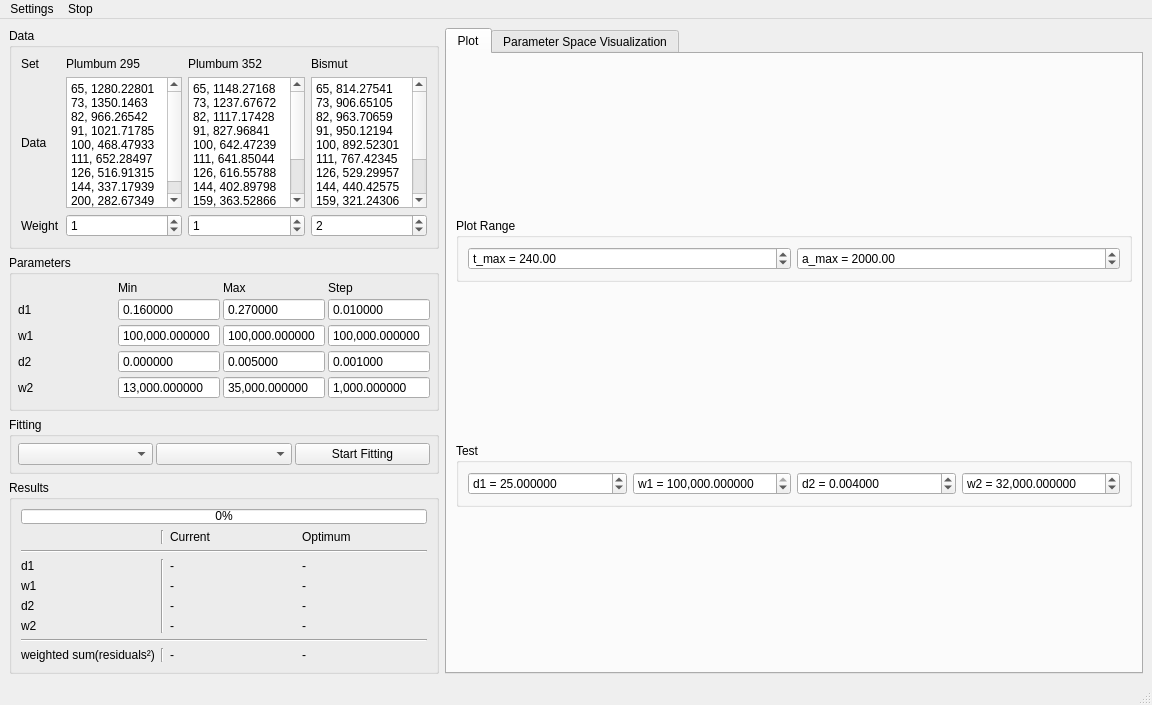
<?xml version="1.0" encoding="UTF-8"?>
<ui version="4.0">
 <class>D_MAKRO_CurveFitting</class>
 <widget class="QMainWindow" name="D_MAKRO_CurveFitting">
  <property name="geometry">
   <rect>
    <x>0</x>
    <y>0</y>
    <width>1152</width>
    <height>705</height>
   </rect>
  </property>
  <property name="windowTitle">
   <string>MainWindow</string>
  </property>
  <widget class="QWidget" name="centralwidget">
   <layout class="QGridLayout" name="gridLayout">
    <item row="2" column="0">
     <widget class="QGroupBox" name="groupBox_Fitting">
      <property name="sizePolicy">
       <sizepolicy hsizetype="Preferred" vsizetype="Maximum">
        <horstretch>0</horstretch>
        <verstretch>0</verstretch>
       </sizepolicy>
      </property>
      <property name="minimumSize">
       <size>
        <width>430</width>
        <height>0</height>
       </size>
      </property>
      <property name="maximumSize">
       <size>
        <width>430</width>
        <height>16777215</height>
       </size>
      </property>
      <property name="title">
       <string>Fitting</string>
      </property>
      <layout class="QGridLayout" name="gridLayout_6">
       <property name="leftMargin">
        <number>6</number>
       </property>
       <property name="topMargin">
        <number>6</number>
       </property>
       <property name="rightMargin">
        <number>6</number>
       </property>
       <property name="bottomMargin">
        <number>6</number>
       </property>
       <property name="spacing">
        <number>3</number>
       </property>
       <item row="0" column="2">
        <widget class="QPushButton" name="pushButton_Fit">
         <property name="text">
          <string>Start Fitting</string>
         </property>
        </widget>
       </item>
       <item row="0" column="1">
        <widget class="QComboBox" name="comboBox_FitStat"/>
       </item>
       <item row="0" column="0">
        <widget class="QComboBox" name="comboBox_FitOptimization"/>
       </item>
      </layout>
     </widget>
    </item>
    <item row="3" column="0">
     <widget class="QGroupBox" name="groupBox_Results">
      <property name="sizePolicy">
       <sizepolicy hsizetype="Preferred" vsizetype="Maximum">
        <horstretch>0</horstretch>
        <verstretch>0</verstretch>
       </sizepolicy>
      </property>
      <property name="minimumSize">
       <size>
        <width>430</width>
        <height>0</height>
       </size>
      </property>
      <property name="maximumSize">
       <size>
        <width>430</width>
        <height>16777215</height>
       </size>
      </property>
      <property name="title">
       <string>Results</string>
      </property>
      <layout class="QGridLayout" name="gridLayout_7">
       <item row="9" column="0">
        <widget class="QLabel" name="label_out_score">
         <property name="sizePolicy">
          <sizepolicy hsizetype="Maximum" vsizetype="Preferred">
           <horstretch>0</horstretch>
           <verstretch>0</verstretch>
          </sizepolicy>
         </property>
         <property name="text">
          <string>weighted sum(residuals²)</string>
         </property>
        </widget>
       </item>
       <item row="6" column="0">
        <widget class="QLabel" name="label_6">
         <property name="sizePolicy">
          <sizepolicy hsizetype="Maximum" vsizetype="Preferred">
           <horstretch>0</horstretch>
           <verstretch>0</verstretch>
          </sizepolicy>
         </property>
         <property name="text">
          <string>w2</string>
         </property>
        </widget>
       </item>
       <item row="1" column="3">
        <widget class="QLabel" name="label_21">
         <property name="text">
          <string>Optimum</string>
         </property>
        </widget>
       </item>
       <item row="9" column="2">
        <widget class="QLabel" name="label_ResCur_SuReSq">
         <property name="text">
          <string>-</string>
         </property>
        </widget>
       </item>
       <item row="6" column="2">
        <widget class="QLabel" name="label_ResCur_w2">
         <property name="text">
          <string>-</string>
         </property>
        </widget>
       </item>
       <item row="3" column="2">
        <widget class="QLabel" name="label_ResCur_d1">
         <property name="text">
          <string>-</string>
         </property>
        </widget>
       </item>
       <item row="1" column="1">
        <widget class="Line" name="line_6">
         <property name="orientation">
          <enum>Qt::Vertical</enum>
         </property>
        </widget>
       </item>
       <item row="5" column="0">
        <widget class="QLabel" name="label_11">
         <property name="sizePolicy">
          <sizepolicy hsizetype="Maximum" vsizetype="Preferred">
           <horstretch>0</horstretch>
           <verstretch>0</verstretch>
          </sizepolicy>
         </property>
         <property name="text">
          <string>d2</string>
         </property>
        </widget>
       </item>
       <item row="3" column="0">
        <widget class="QLabel" name="label_5">
         <property name="sizePolicy">
          <sizepolicy hsizetype="Maximum" vsizetype="Preferred">
           <horstretch>0</horstretch>
           <verstretch>0</verstretch>
          </sizepolicy>
         </property>
         <property name="text">
          <string>d1</string>
         </property>
        </widget>
       </item>
       <item row="4" column="0">
        <widget class="QLabel" name="label_10">
         <property name="sizePolicy">
          <sizepolicy hsizetype="Maximum" vsizetype="Preferred">
           <horstretch>0</horstretch>
           <verstretch>0</verstretch>
          </sizepolicy>
         </property>
         <property name="text">
          <string>w1</string>
         </property>
        </widget>
       </item>
       <item row="8" column="0" colspan="4">
        <widget class="Line" name="line_2">
         <property name="orientation">
          <enum>Qt::Horizontal</enum>
         </property>
        </widget>
       </item>
       <item row="6" column="3">
        <widget class="QLabel" name="label_ResOpt_w2">
         <property name="text">
          <string>-</string>
         </property>
        </widget>
       </item>
       <item row="5" column="3">
        <widget class="QLabel" name="label_ResOpt_d2">
         <property name="text">
          <string>-</string>
         </property>
        </widget>
       </item>
       <item row="3" column="3">
        <widget class="QLabel" name="label_ResOpt_d1">
         <property name="text">
          <string>-</string>
         </property>
        </widget>
       </item>
       <item row="4" column="3">
        <widget class="QLabel" name="label_ResOpt_w1">
         <property name="text">
          <string>-</string>
         </property>
        </widget>
       </item>
       <item row="4" column="2">
        <widget class="QLabel" name="label_ResCur_w1">
         <property name="text">
          <string>-</string>
         </property>
        </widget>
       </item>
       <item row="9" column="1">
        <widget class="Line" name="line_5">
         <property name="orientation">
          <enum>Qt::Vertical</enum>
         </property>
        </widget>
       </item>
       <item row="3" column="1" rowspan="4">
        <widget class="Line" name="line_4">
         <property name="orientation">
          <enum>Qt::Vertical</enum>
         </property>
        </widget>
       </item>
       <item row="1" column="2">
        <widget class="QLabel" name="label_20">
         <property name="text">
          <string>Current</string>
         </property>
        </widget>
       </item>
       <item row="2" column="0" colspan="4">
        <widget class="Line" name="line_3">
         <property name="orientation">
          <enum>Qt::Horizontal</enum>
         </property>
        </widget>
       </item>
       <item row="9" column="3">
        <widget class="QLabel" name="label_ResOpt_SuReSq">
         <property name="text">
          <string>-</string>
         </property>
        </widget>
       </item>
       <item row="5" column="2">
        <widget class="QLabel" name="label_ResCur_d2">
         <property name="text">
          <string>-</string>
         </property>
        </widget>
       </item>
       <item row="0" column="0" colspan="4">
        <widget class="QProgressBar" name="progressBar_ParamLoop">
         <property name="maximumSize">
          <size>
           <width>16777215</width>
           <height>15</height>
          </size>
         </property>
         <property name="styleSheet">
          <string notr="true">QProgressBar::chunk {
	background-color: #3add36;
	width = 1px;
}</string>
         </property>
         <property name="maximum">
          <number>1000</number>
         </property>
         <property name="value">
          <number>0</number>
         </property>
         <property name="alignment">
          <set>Qt::AlignCenter</set>
         </property>
         <property name="invertedAppearance">
          <bool>false</bool>
         </property>
        </widget>
       </item>
      </layout>
     </widget>
    </item>
    <item row="1" column="0">
     <widget class="QGroupBox" name="groupBox_Parameters">
      <property name="sizePolicy">
       <sizepolicy hsizetype="Preferred" vsizetype="Maximum">
        <horstretch>1</horstretch>
        <verstretch>0</verstretch>
       </sizepolicy>
      </property>
      <property name="minimumSize">
       <size>
        <width>430</width>
        <height>0</height>
       </size>
      </property>
      <property name="maximumSize">
       <size>
        <width>430</width>
        <height>16777215</height>
       </size>
      </property>
      <property name="title">
       <string>Parameters</string>
      </property>
      <layout class="QGridLayout" name="gridLayout_4">
       <property name="leftMargin">
        <number>6</number>
       </property>
       <property name="topMargin">
        <number>6</number>
       </property>
       <property name="rightMargin">
        <number>6</number>
       </property>
       <property name="spacing">
        <number>3</number>
       </property>
       <item row="4" column="1">
        <widget class="QDoubleSpinBox" name="doubleSpinBox_min_w2">
         <property name="buttonSymbols">
          <enum>QAbstractSpinBox::NoButtons</enum>
         </property>
         <property name="showGroupSeparator" stdset="0">
          <bool>true</bool>
         </property>
         <property name="decimals">
          <number>6</number>
         </property>
         <property name="minimum">
          <double>-1000000000000000044885712678075916785549312.000000000000000</double>
         </property>
         <property name="maximum">
          <double>1000000000000000078291540404596243842305360299886116864.000000000000000</double>
         </property>
         <property name="singleStep">
          <double>1000.000000000000000</double>
         </property>
         <property name="value">
          <double>13000.000000000000000</double>
         </property>
        </widget>
       </item>
       <item row="1" column="0">
        <widget class="QLabel" name="label">
         <property name="text">
          <string>d1</string>
         </property>
        </widget>
       </item>
       <item row="3" column="1">
        <widget class="QDoubleSpinBox" name="doubleSpinBox_min_d2">
         <property name="buttonSymbols">
          <enum>QAbstractSpinBox::NoButtons</enum>
         </property>
         <property name="showGroupSeparator" stdset="0">
          <bool>true</bool>
         </property>
         <property name="decimals">
          <number>6</number>
         </property>
         <property name="minimum">
          <double>-1000000000000000044885712678075916785549312.000000000000000</double>
         </property>
         <property name="maximum">
          <double>1000000000000000078291540404596243842305360299886116864.000000000000000</double>
         </property>
         <property name="value">
          <double>0.000000000000000</double>
         </property>
        </widget>
       </item>
       <item row="2" column="3">
        <widget class="QDoubleSpinBox" name="doubleSpinBox_step_w1">
         <property name="buttonSymbols">
          <enum>QAbstractSpinBox::NoButtons</enum>
         </property>
         <property name="showGroupSeparator" stdset="0">
          <bool>true</bool>
         </property>
         <property name="decimals">
          <number>6</number>
         </property>
         <property name="minimum">
          <double>-1000000000000000044885712678075916785549312.000000000000000</double>
         </property>
         <property name="maximum">
          <double>1000000000000000078291540404596243842305360299886116864.000000000000000</double>
         </property>
         <property name="singleStep">
          <double>25000.000000000000000</double>
         </property>
         <property name="value">
          <double>250000.000000000000000</double>
         </property>
        </widget>
       </item>
       <item row="3" column="0">
        <widget class="QLabel" name="label_3">
         <property name="text">
          <string>d2</string>
         </property>
        </widget>
       </item>
       <item row="4" column="3">
        <widget class="QDoubleSpinBox" name="doubleSpinBox_step_w2">
         <property name="buttonSymbols">
          <enum>QAbstractSpinBox::NoButtons</enum>
         </property>
         <property name="showGroupSeparator" stdset="0">
          <bool>true</bool>
         </property>
         <property name="decimals">
          <number>6</number>
         </property>
         <property name="minimum">
          <double>-1000000000000000044885712678075916785549312.000000000000000</double>
         </property>
         <property name="maximum">
          <double>1000000000000000078291540404596243842305360299886116864.000000000000000</double>
         </property>
         <property name="singleStep">
          <double>100.000000000000000</double>
         </property>
         <property name="value">
          <double>1000.000000000000000</double>
         </property>
        </widget>
       </item>
       <item row="1" column="1">
        <widget class="QDoubleSpinBox" name="doubleSpinBox_min_d1">
         <property name="buttonSymbols">
          <enum>QAbstractSpinBox::NoButtons</enum>
         </property>
         <property name="showGroupSeparator" stdset="0">
          <bool>true</bool>
         </property>
         <property name="decimals">
          <number>6</number>
         </property>
         <property name="minimum">
          <double>-1000000000000000044885712678075916785549312.000000000000000</double>
         </property>
         <property name="maximum">
          <double>1000000000000000078291540404596243842305360299886116864.000000000000000</double>
         </property>
         <property name="singleStep">
          <double>0.010000000000000</double>
         </property>
         <property name="value">
          <double>0.160000000000000</double>
         </property>
        </widget>
       </item>
       <item row="0" column="2">
        <widget class="QLabel" name="label_8">
         <property name="text">
          <string>Max</string>
         </property>
        </widget>
       </item>
       <item row="1" column="3">
        <widget class="QDoubleSpinBox" name="doubleSpinBox_step_d1">
         <property name="buttonSymbols">
          <enum>QAbstractSpinBox::NoButtons</enum>
         </property>
         <property name="showGroupSeparator" stdset="0">
          <bool>true</bool>
         </property>
         <property name="decimals">
          <number>6</number>
         </property>
         <property name="minimum">
          <double>-1000000000000000044885712678075916785549312.000000000000000</double>
         </property>
         <property name="maximum">
          <double>1000000000000000078291540404596243842305360299886116864.000000000000000</double>
         </property>
         <property name="singleStep">
          <double>0.001000000000000</double>
         </property>
         <property name="value">
          <double>0.010000000000000</double>
         </property>
        </widget>
       </item>
       <item row="4" column="2">
        <widget class="QDoubleSpinBox" name="doubleSpinBox_max_w2">
         <property name="buttonSymbols">
          <enum>QAbstractSpinBox::NoButtons</enum>
         </property>
         <property name="showGroupSeparator" stdset="0">
          <bool>true</bool>
         </property>
         <property name="decimals">
          <number>6</number>
         </property>
         <property name="minimum">
          <double>-1000000000000000044885712678075916785549312.000000000000000</double>
         </property>
         <property name="maximum">
          <double>1000000000000000078291540404596243842305360299886116864.000000000000000</double>
         </property>
         <property name="singleStep">
          <double>1000.000000000000000</double>
         </property>
         <property name="value">
          <double>35000.000000000000000</double>
         </property>
        </widget>
       </item>
       <item row="2" column="0">
        <widget class="QLabel" name="label_2">
         <property name="text">
          <string>w1</string>
         </property>
        </widget>
       </item>
       <item row="3" column="2">
        <widget class="QDoubleSpinBox" name="doubleSpinBox_max_d2">
         <property name="buttonSymbols">
          <enum>QAbstractSpinBox::NoButtons</enum>
         </property>
         <property name="showGroupSeparator" stdset="0">
          <bool>true</bool>
         </property>
         <property name="decimals">
          <number>6</number>
         </property>
         <property name="minimum">
          <double>-1000000000000000044885712678075916785549312.000000000000000</double>
         </property>
         <property name="maximum">
          <double>1000000000000000078291540404596243842305360299886116864.000000000000000</double>
         </property>
         <property name="value">
          <double>0.005000000000000</double>
         </property>
        </widget>
       </item>
       <item row="4" column="0">
        <widget class="QLabel" name="label_4">
         <property name="text">
          <string>w2</string>
         </property>
        </widget>
       </item>
       <item row="2" column="1">
        <widget class="QDoubleSpinBox" name="doubleSpinBox_min_w1">
         <property name="buttonSymbols">
          <enum>QAbstractSpinBox::NoButtons</enum>
         </property>
         <property name="showGroupSeparator" stdset="0">
          <bool>true</bool>
         </property>
         <property name="decimals">
          <number>6</number>
         </property>
         <property name="minimum">
          <double>-1000000000000000044885712678075916785549312.000000000000000</double>
         </property>
         <property name="maximum">
          <double>1000000000000000078291540404596243842305360299886116864.000000000000000</double>
         </property>
         <property name="singleStep">
          <double>250000.000000000000000</double>
         </property>
         <property name="value">
          <double>2000000.000000000000000</double>
         </property>
        </widget>
       </item>
       <item row="0" column="3">
        <widget class="QLabel" name="label_9">
         <property name="text">
          <string>Step</string>
         </property>
        </widget>
       </item>
       <item row="1" column="2">
        <widget class="QDoubleSpinBox" name="doubleSpinBox_max_d1">
         <property name="buttonSymbols">
          <enum>QAbstractSpinBox::NoButtons</enum>
         </property>
         <property name="showGroupSeparator" stdset="0">
          <bool>true</bool>
         </property>
         <property name="decimals">
          <number>6</number>
         </property>
         <property name="minimum">
          <double>-1000000000000000044885712678075916785549312.000000000000000</double>
         </property>
         <property name="maximum">
          <double>1000000000000000078291540404596243842305360299886116864.000000000000000</double>
         </property>
         <property name="singleStep">
          <double>0.010000000000000</double>
         </property>
         <property name="value">
          <double>0.270000000000000</double>
         </property>
        </widget>
       </item>
       <item row="2" column="2">
        <widget class="QDoubleSpinBox" name="doubleSpinBox_max_w1">
         <property name="buttonSymbols">
          <enum>QAbstractSpinBox::NoButtons</enum>
         </property>
         <property name="showGroupSeparator" stdset="0">
          <bool>true</bool>
         </property>
         <property name="decimals">
          <number>6</number>
         </property>
         <property name="minimum">
          <double>-1000000000000000044885712678075916785549312.000000000000000</double>
         </property>
         <property name="maximum">
          <double>1000000000000000078291540404596243842305360299886116864.000000000000000</double>
         </property>
         <property name="singleStep">
          <double>250000.000000000000000</double>
         </property>
         <property name="value">
          <double>3300000.000000000000000</double>
         </property>
        </widget>
       </item>
       <item row="0" column="1">
        <widget class="QLabel" name="label_7">
         <property name="text">
          <string>Min</string>
         </property>
        </widget>
       </item>
       <item row="3" column="3">
        <widget class="QDoubleSpinBox" name="doubleSpinBox_step_d2">
         <property name="buttonSymbols">
          <enum>QAbstractSpinBox::NoButtons</enum>
         </property>
         <property name="showGroupSeparator" stdset="0">
          <bool>true</bool>
         </property>
         <property name="decimals">
          <number>6</number>
         </property>
         <property name="minimum">
          <double>-1000000000000000044885712678075916785549312.000000000000000</double>
         </property>
         <property name="maximum">
          <double>1000000000000000078291540404596243842305360299886116864.000000000000000</double>
         </property>
         <property name="singleStep">
          <double>0.000100000000000</double>
         </property>
         <property name="value">
          <double>0.001000000000000</double>
         </property>
        </widget>
       </item>
      </layout>
     </widget>
    </item>
    <item row="0" column="0">
     <widget class="QGroupBox" name="groupBox_Data">
      <property name="sizePolicy">
       <sizepolicy hsizetype="Preferred" vsizetype="Preferred">
        <horstretch>1</horstretch>
        <verstretch>0</verstretch>
       </sizepolicy>
      </property>
      <property name="minimumSize">
       <size>
        <width>430</width>
        <height>0</height>
       </size>
      </property>
      <property name="maximumSize">
       <size>
        <width>430</width>
        <height>16777215</height>
       </size>
      </property>
      <property name="title">
       <string>Data</string>
      </property>
      <layout class="QGridLayout" name="gridLayout_8">
       <item row="1" column="1">
        <widget class="QPlainTextEdit" name="plainTextEdit_Data_Pb_295">
         <property name="plainText">
          <string>65, 1280.22801
73, 1350.1463
82, 966.26542
91, 1021.71785
100, 468.47933
111, 652.28497
126, 516.91315
144, 337.17939
200, 282.67349</string>
         </property>
        </widget>
       </item>
       <item row="0" column="1">
        <widget class="QLabel" name="label_12">
         <property name="text">
          <string>Plumbum 295</string>
         </property>
        </widget>
       </item>
       <item row="0" column="3">
        <widget class="QLabel" name="label_13">
         <property name="text">
          <string>Bismut</string>
         </property>
        </widget>
       </item>
       <item row="1" column="3">
        <widget class="QPlainTextEdit" name="plainTextEdit_Data_Bi">
         <property name="plainText">
          <string>65, 814.27541
73, 906.65105
82, 963.70659
91, 950.12194
100, 892.52301
111, 767.42345
126, 529.29957
144, 440.42575
159, 321.24306
180, 291.1757
200, 258.21027
321, 104.97539</string>
         </property>
        </widget>
       </item>
       <item row="1" column="2">
        <widget class="QPlainTextEdit" name="plainTextEdit_Data_Pb_352">
         <property name="plainText">
          <string>65, 1148.27168
73, 1237.67672
82, 1117.17428
91, 827.96841
100, 642.47239
111, 641.85044
126, 616.55788
144, 402.89798
159, 363.52866
180, 250.27192
200, 215.84709
321, 248.36461</string>
         </property>
        </widget>
       </item>
       <item row="0" column="2">
        <widget class="QLabel" name="label_14">
         <property name="text">
          <string>Plumbum 352</string>
         </property>
        </widget>
       </item>
       <item row="0" column="0">
        <widget class="QLabel" name="label_16">
         <property name="text">
          <string>Set</string>
         </property>
        </widget>
       </item>
       <item row="1" column="0">
        <widget class="QLabel" name="label_15">
         <property name="text">
          <string>Data</string>
         </property>
        </widget>
       </item>
       <item row="2" column="0">
        <widget class="QLabel" name="label_17">
         <property name="text">
          <string>Weight</string>
         </property>
        </widget>
       </item>
       <item row="2" column="1">
        <widget class="QSpinBox" name="spinBox_Data_Weight_Pb_295">
         <property name="minimum">
          <number>0</number>
         </property>
         <property name="maximum">
          <number>100</number>
         </property>
         <property name="value">
          <number>1</number>
         </property>
        </widget>
       </item>
       <item row="2" column="2">
        <widget class="QSpinBox" name="spinBox_Data_Weight_Pb_352">
         <property name="minimum">
          <number>0</number>
         </property>
         <property name="maximum">
          <number>100</number>
         </property>
         <property name="value">
          <number>1</number>
         </property>
        </widget>
       </item>
       <item row="2" column="3">
        <widget class="QSpinBox" name="spinBox_Data_Weight_Bi">
         <property name="minimum">
          <number>0</number>
         </property>
         <property name="maximum">
          <number>100</number>
         </property>
         <property name="value">
          <number>2</number>
         </property>
        </widget>
       </item>
      </layout>
     </widget>
    </item>
    <item row="0" column="1" rowspan="4">
     <widget class="QTabWidget" name="tabWidget_Plot">
      <property name="sizePolicy">
       <sizepolicy hsizetype="Preferred" vsizetype="Preferred">
        <horstretch>2</horstretch>
        <verstretch>0</verstretch>
       </sizepolicy>
      </property>
      <property name="currentIndex">
       <number>0</number>
      </property>
      <widget class="QWidget" name="tabWidget_PlotPage1" native="true">
       <attribute name="title">
        <string>Plot</string>
       </attribute>
       <layout class="QGridLayout" name="gridLayout_3">
        <item row="0" column="0">
         <layout class="QGridLayout" name="gridLayout_Plot"/>
        </item>
        <item row="2" column="0">
         <widget class="QGroupBox" name="groupBox">
          <property name="sizePolicy">
           <sizepolicy hsizetype="Preferred" vsizetype="Maximum">
            <horstretch>0</horstretch>
            <verstretch>0</verstretch>
           </sizepolicy>
          </property>
          <property name="title">
           <string>Test</string>
          </property>
          <layout class="QGridLayout" name="gridLayout_2">
           <item row="0" column="1">
            <widget class="QDoubleSpinBox" name="doubleSpinBox_Test_w1">
             <property name="showGroupSeparator" stdset="0">
              <bool>true</bool>
             </property>
             <property name="prefix">
              <string>w1 = </string>
             </property>
             <property name="decimals">
              <number>6</number>
             </property>
             <property name="minimum">
              <double>0.000000000000000</double>
             </property>
             <property name="maximum">
              <double>999999999999999949387135297074018866963645011013410073083904.000000000000000</double>
             </property>
             <property name="singleStep">
              <double>250000.000000000000000</double>
             </property>
             <property name="value">
              <double>3000000.000000000000000</double>
             </property>
            </widget>
           </item>
           <item row="0" column="3">
            <widget class="QDoubleSpinBox" name="doubleSpinBox_Test_w2">
             <property name="showGroupSeparator" stdset="0">
              <bool>true</bool>
             </property>
             <property name="prefix">
              <string>w2 = </string>
             </property>
             <property name="decimals">
              <number>6</number>
             </property>
             <property name="minimum">
              <double>0.000000000000000</double>
             </property>
             <property name="maximum">
              <double>999999999999999949387135297074018866963645011013410073083904.000000000000000</double>
             </property>
             <property name="singleStep">
              <double>1000.000000000000000</double>
             </property>
             <property name="value">
              <double>32000.000000000000000</double>
             </property>
            </widget>
           </item>
           <item row="0" column="2">
            <widget class="QDoubleSpinBox" name="doubleSpinBox_Test_d2">
             <property name="showGroupSeparator" stdset="0">
              <bool>true</bool>
             </property>
             <property name="prefix">
              <string>d2 = </string>
             </property>
             <property name="decimals">
              <number>6</number>
             </property>
             <property name="minimum">
              <double>0.000000000000000</double>
             </property>
             <property name="maximum">
              <double>999999999999999949387135297074018866963645011013410073083904.000000000000000</double>
             </property>
             <property name="singleStep">
              <double>0.001000000000000</double>
             </property>
             <property name="value">
              <double>0.004000000000000</double>
             </property>
            </widget>
           </item>
           <item row="0" column="0">
            <widget class="QDoubleSpinBox" name="doubleSpinBox_Test_d1">
             <property name="showGroupSeparator" stdset="0">
              <bool>true</bool>
             </property>
             <property name="prefix">
              <string>d1 = </string>
             </property>
             <property name="decimals">
              <number>6</number>
             </property>
             <property name="minimum">
              <double>0.000000000000000</double>
             </property>
             <property name="maximum">
              <double>999999999999999949387135297074018866963645011013410073083904.000000000000000</double>
             </property>
             <property name="singleStep">
              <double>0.010000000000000</double>
             </property>
             <property name="value">
              <double>25.000000000000000</double>
             </property>
            </widget>
           </item>
          </layout>
         </widget>
        </item>
        <item row="1" column="0">
         <widget class="QGroupBox" name="groupBox_2">
          <property name="sizePolicy">
           <sizepolicy hsizetype="Preferred" vsizetype="Maximum">
            <horstretch>0</horstretch>
            <verstretch>0</verstretch>
           </sizepolicy>
          </property>
          <property name="title">
           <string>Plot Range</string>
          </property>
          <layout class="QGridLayout" name="gridLayout_5">
           <item row="0" column="0">
            <widget class="QDoubleSpinBox" name="doubleSpinBox_range_t_max">
             <property name="prefix">
              <string>t_max = </string>
             </property>
             <property name="suffix">
              <string/>
             </property>
             <property name="minimum">
              <double>1.000000000000000</double>
             </property>
             <property name="maximum">
              <double>100000000000000008821361405306422640701865984.000000000000000</double>
             </property>
             <property name="singleStep">
              <double>60.000000000000000</double>
             </property>
             <property name="value">
              <double>240.000000000000000</double>
             </property>
            </widget>
           </item>
           <item row="0" column="1">
            <widget class="QDoubleSpinBox" name="doubleSpinBox_range_a_max">
             <property name="prefix">
              <string>a_max = </string>
             </property>
             <property name="suffix">
              <string/>
             </property>
             <property name="minimum">
              <double>1.000000000000000</double>
             </property>
             <property name="maximum">
              <double>9999999999999999464902769475481793196872414789632.000000000000000</double>
             </property>
             <property name="singleStep">
              <double>200.000000000000000</double>
             </property>
             <property name="value">
              <double>2000.000000000000000</double>
             </property>
            </widget>
           </item>
          </layout>
         </widget>
        </item>
       </layout>
      </widget>
      <widget class="QWidget" name="tab">
       <attribute name="title">
        <string>Parameter Space Visualization</string>
       </attribute>
       <layout class="QGridLayout" name="gridLayout_9">
        <item row="1" column="0">
         <widget class="QGroupBox" name="groupBox_VisDispPlane">
          <property name="title">
           <string>Displayed Plane</string>
          </property>
          <layout class="QGridLayout" name="gridLayout_10">
           <item row="0" column="0">
            <widget class="QComboBox" name="comboBox_VisDispPlane_Plane"/>
           </item>
           <item row="0" column="2">
            <widget class="QSpinBox" name="spinBox_VisDispPlane_w1">
             <property name="enabled">
              <bool>false</bool>
             </property>
             <property name="suffix">
              <string> (0.0)</string>
             </property>
             <property name="prefix">
              <string>w1: </string>
             </property>
             <property name="maximum">
              <number>0</number>
             </property>
            </widget>
           </item>
           <item row="0" column="3">
            <widget class="QSpinBox" name="spinBox_VisDispPlane_d2">
             <property name="suffix">
              <string> (0.0)</string>
             </property>
             <property name="prefix">
              <string>d2: </string>
             </property>
             <property name="maximum">
              <number>0</number>
             </property>
            </widget>
           </item>
           <item row="0" column="4">
            <widget class="QSpinBox" name="spinBox_VisDispPlane_w2">
             <property name="suffix">
              <string> (0.0)</string>
             </property>
             <property name="prefix">
              <string>w2: </string>
             </property>
             <property name="maximum">
              <number>0</number>
             </property>
            </widget>
           </item>
           <item row="0" column="1">
            <widget class="QSpinBox" name="spinBox_VisDispPlane_d1">
             <property name="enabled">
              <bool>false</bool>
             </property>
             <property name="suffix">
              <string> (0.0)</string>
             </property>
             <property name="prefix">
              <string>d1: </string>
             </property>
             <property name="maximum">
              <number>0</number>
             </property>
            </widget>
           </item>
          </layout>
         </widget>
        </item>
        <item row="0" column="0">
         <widget class="QGraphicsView" name="graphicsView_VisParamSpace"/>
        </item>
       </layout>
      </widget>
     </widget>
    </item>
   </layout>
  </widget>
  <widget class="QMenuBar" name="menubar">
   <property name="geometry">
    <rect>
     <x>0</x>
     <y>0</y>
     <width>1152</width>
     <height>21</height>
    </rect>
   </property>
   <widget class="QMenu" name="menuSettings">
    <property name="title">
     <string>Settings</string>
    </property>
    <addaction name="action_Live_Preview"/>
   </widget>
   <widget class="QMenu" name="menuStop">
    <property name="title">
     <string>Stop</string>
    </property>
    <addaction name="action_Brealk_Loop"/>
   </widget>
   <addaction name="menuSettings"/>
   <addaction name="menuStop"/>
  </widget>
  <widget class="QStatusBar" name="statusbar"/>
  <action name="action_Live_Preview">
   <property name="checkable">
    <bool>true</bool>
   </property>
   <property name="checked">
    <bool>true</bool>
   </property>
   <property name="text">
    <string>Live Preview</string>
   </property>
  </action>
  <action name="action_Brealk_Loop">
   <property name="checkable">
    <bool>true</bool>
   </property>
   <property name="text">
    <string>Break Loop</string>
   </property>
   <property name="shortcut">
    <string>Esc</string>
   </property>
  </action>
 </widget>
 <resources/>
 <connections/>
</ui>
